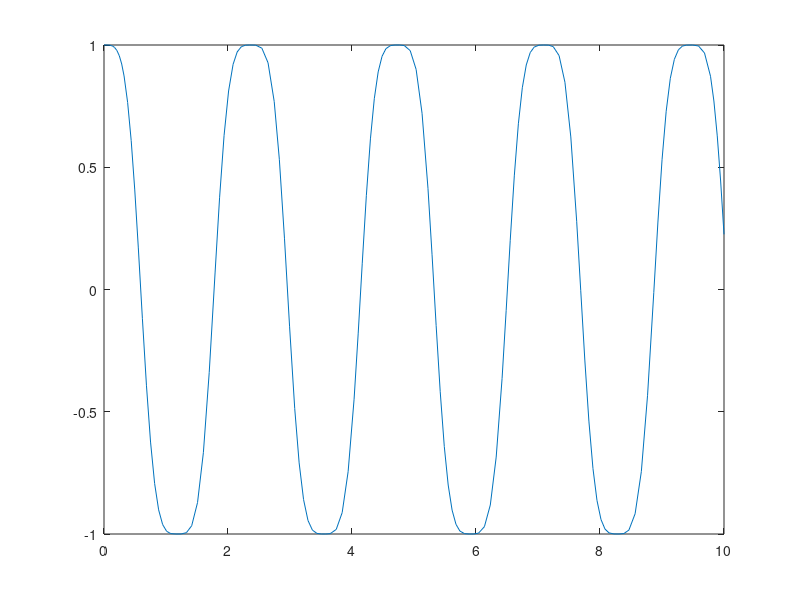
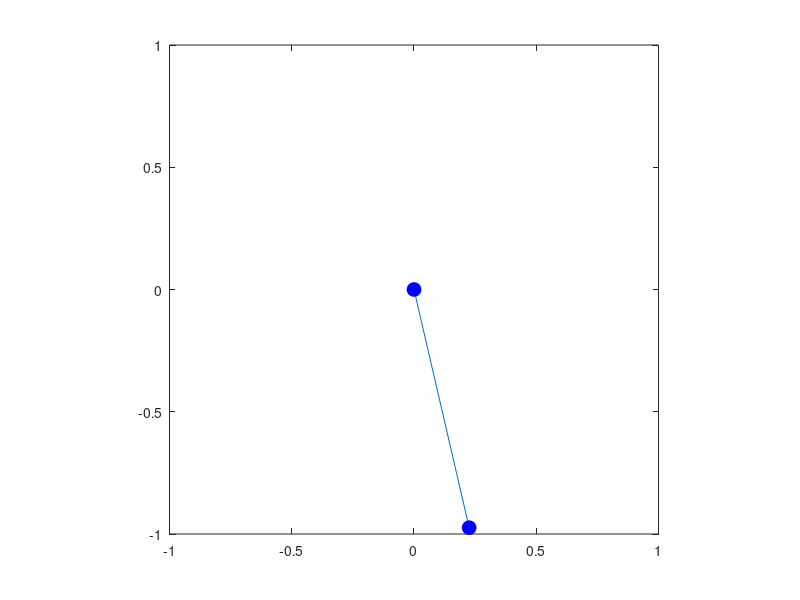

Write MATLAB code to recreate these figures, in order.
#мат маятник - формулы - фото классичское ур-е маятника
#решение - получаем амплитуду и график (анимация)


g = 9.8;
L = 1; # Длина маятника
tspan = [0 10]; # Временной интервал
y0 = [pi/2 0]; # Начальные условия

#метод Рунге-Кутты
[T,Y] = ode45(@(t,y) [y(2);-g/L*sin(y(1))], tspan, y0);

x = L*sin(Y(:,1));
y = -L*cos(Y(:,1));

#график амплитуды
figure;
plot(T,x);

#анимация маятника
figure;
for i = 1:length(T)
    plot([0 x(i)], [0 y(i)], '-o', 'MarkerSize', 10, 'MarkerFaceColor', 'b', 'MarkerEdgeColor', 'b');
    axis equal;
    axis([-L L -L L]);
    drawnow;
end


